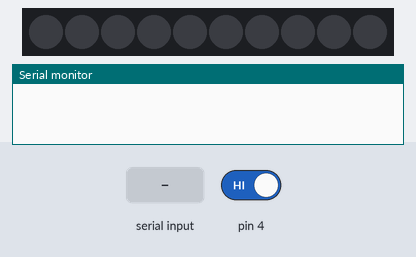
Bench run of a sketch on a simulated Arduino Uno, built with avr-gcc and run on an emulated ATmega328P. On the bench: 10 RGB LEDs in strip order, left to right, the last lines printed to the serial monitor. The inputs (shaded band) are chosen by the test bench; at power-on: pin 4 HIGH. Dim RGB values are drawn brighter than linear.

Above: at 1.2 s.
1.3 s: "3" received over Serial
At 1.31 s:
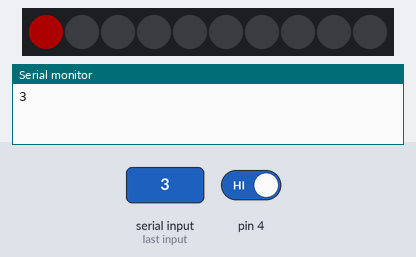
2.9 s: pin 4 driven LOW
At 3.36 s:
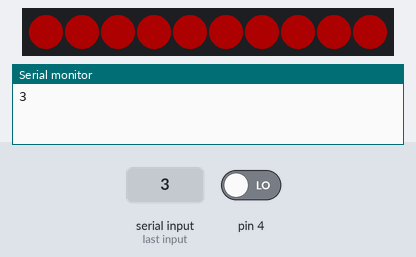
4.6 s: pin 4 driven HIGH
Timing chart, 0 to 7.6 s (numbered marks = the images above; inputs shaded):
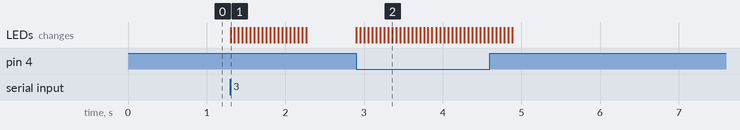

The sketch:

3rd.ino
```cpp
#include <SoftwareSerial.h>
#include <Adafruit_NeoPixel.h>

SoftwareSerial HC12(3, 2);

Adafruit_NeoPixel strip = Adafruit_NeoPixel(10, 6, NEO_GRBW + NEO_KHZ800);

void setup() {
  Serial.begin(9600);
  HC12.begin(9600);

  pinMode(4, INPUT);

  strip.setBrightness(50);
  strip.begin();
  strip.show();
}

bool fire = false;
bool check = false;

void loop() {
  String input = "";
  while (Serial.available()) {
    input += (char) Serial.read();
    Serial.println(input);
    delay(1);
  }
  while (HC12.available()) {
    input += (char) HC12.read();
    Serial.println(input);
    delay(1);
  }

  fire = !digitalRead(4);
  if (fire) {
    check = true;
  } else check = false;
  if (check || input == "3") {
    for (uint16_t i = 0; i < strip.numPixels(); i++) {
      strip.setPixelColor(i, 255, 0, 0);
      strip.show();
      delay(50);
    }
    for (uint16_t i = 0; i < strip.numPixels(); i++) {
      strip.setPixelColor(i, 0, 0, 0);
      strip.show();
      delay(50);
    }
    HC12.write("fine3");
  }
}
```

Measured:
- after the input at 1.3 s, the LEDs: change at once (image 1)
- after the input at 2.9 s, the LEDs: first change at once (image 2 shows a later state)
